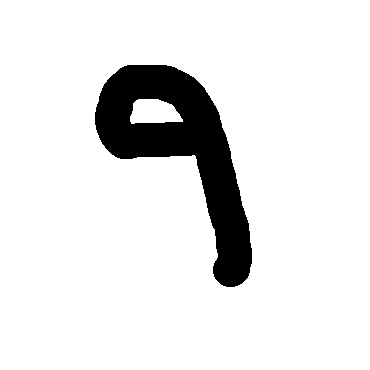
#> input picture images/yay.png, 370 x 370 px
$ python test.py
#> lines starting #> are read from the running program, lines starting #| are printed output that depends on the picture; after the words box and inside, x2 and y2 are one past the last pixel; in counts of white or black regions, pixels touching at a corner belong together
from PIL import Image
image22 = Image.open("./images/yay.png")
#> image22 is the input picture: PIL image 370x370 RGB; 90.1% white; 1 black region, box (x1, y1, x2, y2) and area: (95, 65, 252, 287) 13608
im1 = image22.resize((28,28))
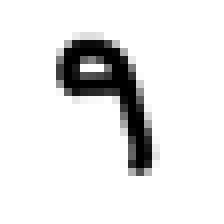
#> im1: PIL image 28x28 RGB (shown 8 times larger); min 0, max 255, mean 229.7
im1.save('./images/WOW.png')

im2 = Image.open("./images/WOW.png",'r')


im3 = im2.convert('L')
im3.save('./images/test_gray.png')
print(list(im3.getdata()))
#> (printed output is left out)
